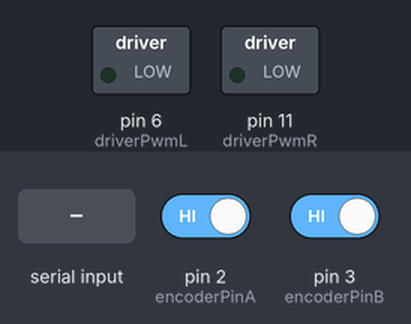
A sketch run on a simulated Arduino Uno, built with avr-gcc and run on an emulated ATmega328P. Parts: switched loads named in the sketch (green lamp = pin HIGH). The inputs (shaded band) are chosen by the test bench; at power-on: pin 2 (encoderPinA) HIGH, pin 3 (encoderPinB) HIGH. What the sketch prints to the serial monitor is not drawn.

Above: at 1.2 s.
1.3 s: "stop" received over Serial
At 2.3 s:
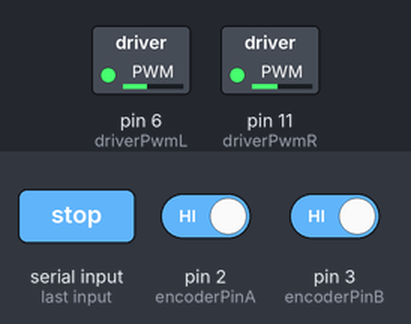
4.3 s: "left" received over Serial
At 5.3 s:
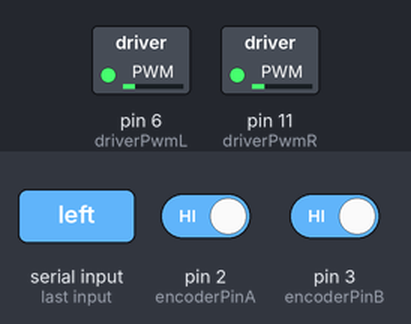
9.2 s: "reset" received over Serial
At 10.4 s:
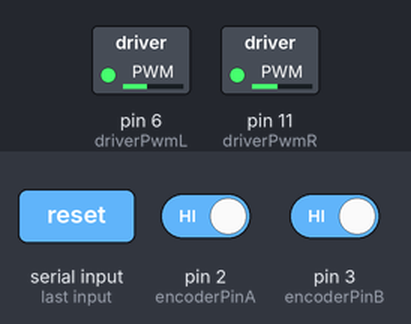
Timing chart, 0 to 11.7 s (numbered marks = the images above; inputs shaded):
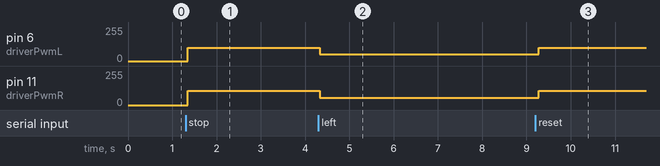

The sketch:

Dead_Reckoning.ino
```cpp
#include <math.h>

#define encoderPinA         2
#define encoderPinB         3
#define encoderPinC         18
#define encoderPinD         19

#define led                 13

#define wheel_radius        6 //반지름
#define robot_wheel_pitch   40 //로봇 바퀴 간격
#define encoder_PPR         26
#define Gear_ratio          139
#define Quadrature          2

#define gear                0.2
#define volume              0.2
#define diameter            12
#define pulse               7238

const float right_error     =   0;
const float left_error      =   0;
const float one_angle       =   2.73 * 41; //바퀴가 한바퀴 돌 때(양 쪽 모터 방향 반대) 각도

long nowTime = millis();
long preTime = nowTime;

char SerialData[256] = "";

int unitScale = 5;

bool testMode = false;

int driverPwmL  = 6;
int driverIn1   = 7;
int driverIn2   = 8;
int driverIn3   = 9;
int driverIn4   = 10;
int driverPwmR  = 11;

int a, b, c, d;

float speedL = 100, speedR = 107.45; //바퀴 속도

long encoderPosL = 0;
long encoderPosR = 0;

float newpositionX, newpositionY;

float vel_robot, d_robot;
float dot_seta;
float robot_seta = PI / 2;
float robot_X = 0, robot_Y = 0, robot_R = 0;
float robot_seta_radian = 0, origin_setha;

float del_t = 0;
float newposition1, newposition1_old, vel_motor1;
float newposition2, newposition2_old, vel_motor2;

float calculator(float newposition1, float newposition2);

float angleCalculator(float newpositionX, float newpositionY);

float distanceCalculator(float newpositionX, float newpositionY);

float x = 0, y = 0, z = 0, originL = 0, originR = 0, setha = 0, disL = 0, disR = 0, angleL = 0, angleR = 0, distance = 0;

float sumx = 0; // 총 x의 값
float sumy = 0; // 총 y의 값
float sumz = 0; // 총 z의 값

void boardInitial() {
  pinMode(driverPwmL, OUTPUT);
  pinMode(driverPwmR, OUTPUT);
  pinMode(driverIn1, OUTPUT);
  pinMode(driverIn2, OUTPUT);
  pinMode(driverIn3, OUTPUT);
  pinMode(driverIn4, OUTPUT);
  pinMode(led, OUTPUT);
  pinMode(encoderPinA, INPUT_PULLUP);
  pinMode(encoderPinB, INPUT_PULLUP);
  pinMode(encoderPinC, INPUT_PULLUP);
  pinMode(encoderPinD, INPUT_PULLUP);

  digitalWrite(driverIn1, LOW);
  digitalWrite(driverIn2, LOW);
  digitalWrite(driverIn3, LOW);
  digitalWrite(driverIn4, LOW);
  analogWrite(driverPwmL, 0);
  analogWrite(driverPwmR, 0);
}

void driverSet(int Lpwm, int in1, int in2, int in3, int in4, int Rpwm) {
  digitalWrite(driverIn1, LOW);
  digitalWrite(driverIn2, LOW);
  digitalWrite(driverIn3, LOW);
  digitalWrite(driverIn4, LOW);
  in1 = (in1 > 1) ? 1 : in1;
  in2 = (in2 > 1) ? 1 : in2;
  in3 = (in3 > 1) ? 1 : in3;
  in4 = (in4 > 1) ? 1 : in4;
  in1 = (in1 < 0) ? 0 : in1;
  in2 = (in2 < 0) ? 0 : in2;
  in3 = (in3 < 0) ? 0 : in3;
  in4 = (in4 < 0) ? 0 : in4;
  Lpwm = (Lpwm > 255) ? 255 : Lpwm;
  Rpwm = (Rpwm > 255) ? 255 : Rpwm;
  Lpwm = (Lpwm < 0) ? 0 : Lpwm;
  Rpwm = (Rpwm < 0) ? 0 : Rpwm;
  delay(10);
  digitalWrite(driverIn1, in1);
  digitalWrite(driverIn2, in2);
  digitalWrite(driverIn3, in3);
  digitalWrite(driverIn4, in4);
  analogWrite(driverPwmL, Lpwm);
  analogWrite(driverPwmR, Rpwm);
}

void doEncoderA() {
  encoderPosL += (digitalRead(encoderPinA) == digitalRead(encoderPinB)) ? 1 : -1;
}
void doEncoderB() {
  encoderPosL += (digitalRead(encoderPinA) == digitalRead(encoderPinB)) ? -1 : 1;
}
void doEncoderC() {
  encoderPosR += (digitalRead(encoderPinC) == digitalRead(encoderPinD)) ? 1 : -1;
}
void doEncoderD() {
  encoderPosR += (digitalRead(encoderPinC) == digitalRead(encoderPinD)) ? -1 : 1;
}

void setup() {
  Serial.begin(115200);

  pinMode(encoderPinA, INPUT_PULLUP);
  attachInterrupt(0, doEncoderA, CHANGE);

  pinMode(encoderPinB, INPUT_PULLUP);
  attachInterrupt(1, doEncoderB, CHANGE);

  pinMode(encoderPinC, INPUT_PULLUP);
  attachInterrupt(4, doEncoderC, CHANGE);

  pinMode(encoderPinD, INPUT_PULLUP);
  attachInterrupt(5, doEncoderD, CHANGE);
}

long oldPositionL = -9999999;
long oldPositionR = -9999999;

void loop() {
  nowTime = millis();

  newposition1 = encoderPosL;
  newposition2 = encoderPosR;

  calculator(newposition1, newposition2);

  if (Serial.available()) {
    int i = 0;
    while (Serial.available()) {
      SerialData[i] = Serial.read();
      delay(1);
      i++;
    }
    //int datalength = i;
    //Serial.print("[");
    //Serial.print(SerialData);
    //Serial.println("]");
    if (strcmp(SerialData, "stop") == 0) {
      digitalWrite(led, LOW);
      driverSet(speedL, 0, 0, 0, 0, speedR);
      Serial.print("OK");
    }
    else if (strcmp(SerialData, "front") == 0) {
      digitalWrite(led, HIGH);
      driverSet(speedL, 1, 0, 1, 0, speedR);
      Serial.print("OK");
    }
    else if (strcmp(SerialData, "left") == 0) {
      driverSet(speedL / 2, 0, 1, 1, 0, speedR / 2);
      Serial.print("OK");
    }
    else if (strcmp(SerialData, "right") == 0) {
      driverSet(speedL / 2, 1, 0, 0, 1, speedR / 2);
      Serial.print("OK");
    }
    else if (strcmp(SerialData, "back") == 0) {
      driverSet(speedL, 0, 1, 0, 1, speedR);
      Serial.print("OK");
    }
    else if (strcmp(SerialData, "reset") == 0) {
      driverSet(speedL, 0, 0, 0, 0, speedR);
      robot_R = 0;
      robot_X = 0;
      robot_Y = 0;
      Serial.print("OK");
    }
    else if (strcmp(SerialData, "Pos") == 0) {
      Serial.print("Pos/");
      Serial.print(int(robot_X / unitScale));
      Serial.print("/");
      Serial.print(int(robot_Y / unitScale));
      Serial.print("/");
      Serial.print(float(robot_R));
    }
    else {
      if (testMode) {
        //Serial.println("OK");
      }
    }
    for (int j = 0; j < 256; j++)
      SerialData[j] = '\0';
  }
}

float angleCalculator(float newpositionX, float newpositionY) {
  if (newpositionX >= 0 && newpositionY >= 0)
    return (-atan(newpositionX / newpositionY)) * 180 / PI;
  else if (newpositionX >= 0 && newpositionY < 0)
    return (-PI / 2 - atan(-newpositionY / newpositionX)) * 180 / PI;
  else if (newpositionX < 0 && newpositionY < 0)
    return (PI / 2 + atan(newpositionY / newpositionX)) * 180 / PI;
  else if (newpositionX < 0 && newpositionY >= 0)
    return (atan(-newpositionX / newpositionY)) * 180 / PI;
  else
    return 0;
}

float distanceCalculator(float newpositionX, float newpositionY) {
  return sqrt(pow(newpositionX, 2) + pow(newpositionY, 2));
}

float calculator(float newposition1, float newposition2) {
  double distanceL = diameter * M_PI / pulse * (newposition1 - newposition1_old);
  double distanceR = diameter * M_PI / pulse * (newposition2 - newposition2_old);

  newposition1_old = newposition1;
  newposition2_old = newposition2;

  double c = (distanceL - distanceR) / 2; //이동각도 계산
  //double angle = asin(2*sin(c/robot_wheel_pitch)*cos(c/robot_wheel_pitch))*(PI/180);
  double angle = 2 * asin(c / robot_wheel_pitch) * (180.0 / M_PI);
  Serial.print(distanceL);
  Serial.print(distanceR);
  //x, y 계산
  robot_X += sin(((angle / 2 + robot_R)) * (M_PI / 180.0)) * (distanceL + distanceR) / 2;
  robot_Y += cos(((angle / 2 + robot_R)) * (M_PI / 180.0)) * (distanceL + distanceR) / 2;
  robot_R += angle;
  if (robot_R > 180)
    robot_R = robot_R - 360;
  else if (robot_R < -180)
    robot_R = robot_R + 360;

  Serial.print("\t\tX: ");
  Serial.print(robot_X);
  Serial.print("\t\tY: ");
  Serial.print(robot_Y);
  Serial.print("\t\tR: ");
  Serial.print(robot_R);
  Serial.println();
  delay(100);

  return 0;
}
```

Measured:
- after the input at 1.3 s, pin 6 (driverPwmL): 0/255 → 100/255 after 0.05 s; pin 11 (driverPwmR): 0/255 → 107/255 after 0.05 s
- after the input at 4.3 s, pin 6 (driverPwmL): 100/255 → 50/255 at once; pin 11 (driverPwmR): 107/255 → 53/255 at once
- after the input at 9.2 s, pin 6 (driverPwmL): 50/255 → 100/255 after 0.07 s; pin 11 (driverPwmR): 53/255 → 107/255 after 0.07 s
